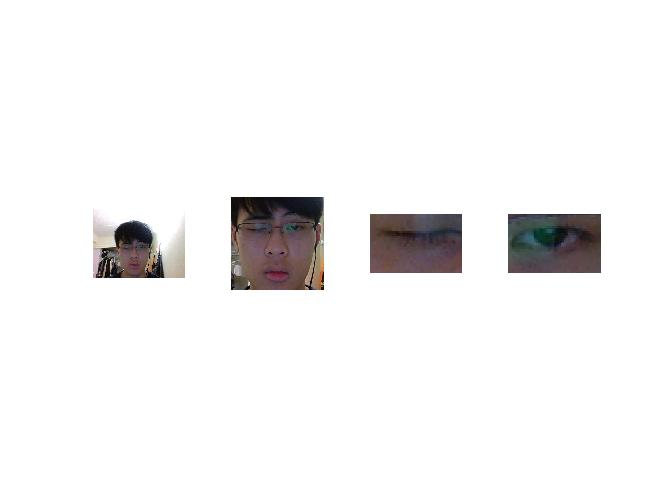
%> input picture Hack-The-North-2015/Others/1.jpg, 672 x 504 px
$ octave --eval "result = eyeDetection(imread('../../Others/1.jpg'));"   (GNU Octave 9; MATLAB toolbox functions it lacks are replaced by stand-ins)
%> lines starting %> are read from the running program, lines starting %| are printed output that depends on the picture; in (x1, y1, x2, y2) boxes, pixels count from 0 and x2, y2 are one past the last pixel; in counts of white or black regions, pixels touching at a corner belong together; the program's own positions count from 1
function [imout] = eyeDetection(imin)
    if isempty(imin)
        imout = 0;
    end
    if ~isempty(imin)
        A = rgb2gray(imin);
        A = imadjust(A);
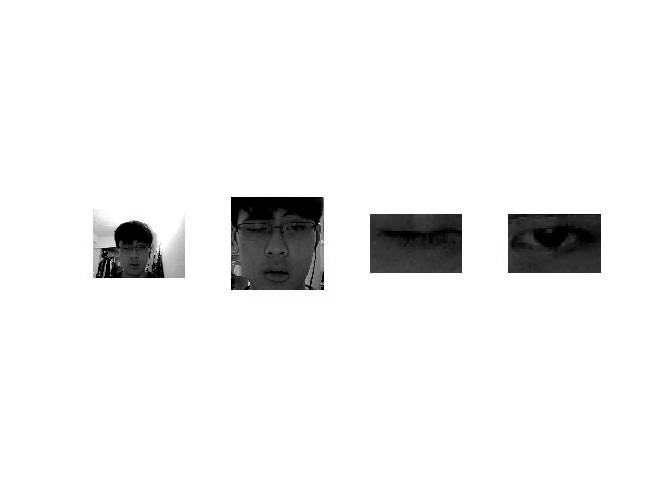
%> A: size 504x672 uint8; min 0, max 255, mean 240.6
        B = edge(A);
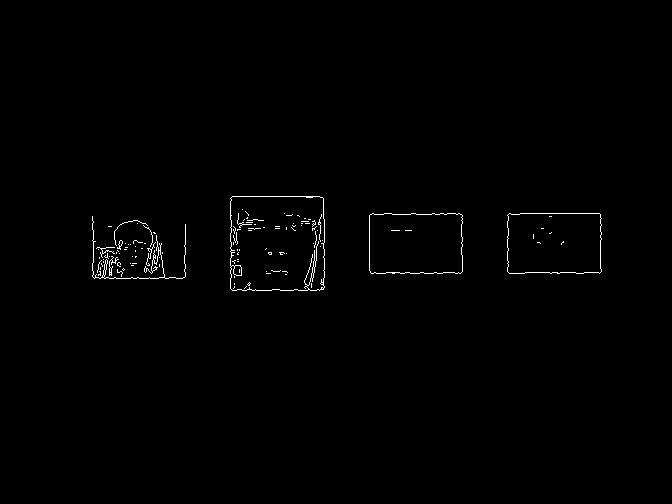
%> B: size 504x672 logical; 0.67% white in thin lines or dots, all inside (x1, y1, x2, y2) = (92, 196, 602, 291)
        C = bwareaopen(B,10);
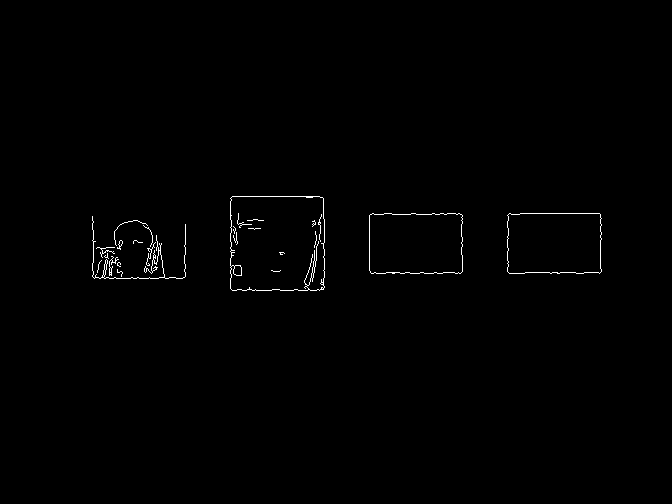
%> C: size 504x672 logical; 0.59% white in thin lines or dots, all inside (x1, y1, x2, y2) = (92, 196, 602, 291)
        imout = bwmorph(C,'dilate',2);
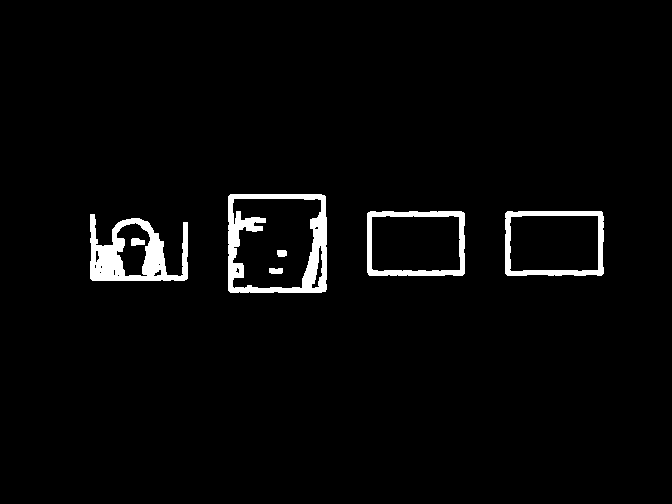
%> imout: size 504x672 logical; 3% white; 7 white regions, largest, box (x1, y1, x2, y2) and area: (228, 194, 327, 293) 3412, (90, 214, 188, 281) 3101, (367, 211, 465, 276) 1641
    end
end

$ run again, on Hack-The-North-2015/Others/2.jpg
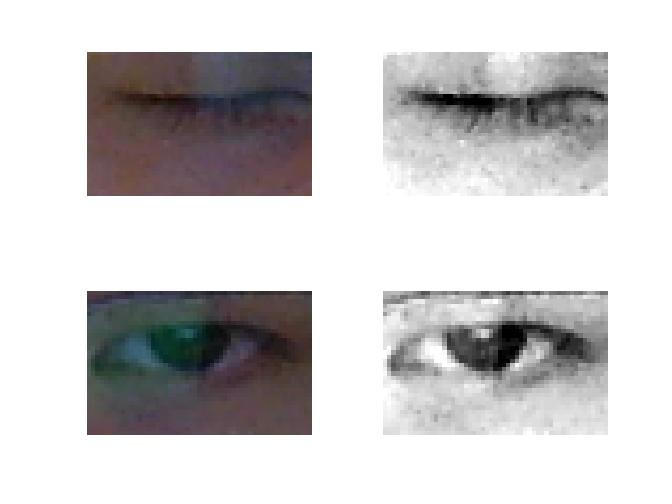
%> input picture Hack-The-North-2015/Others/2.jpg, 672 x 504 px
%> in eyeDetection, `B = edge(A);`:
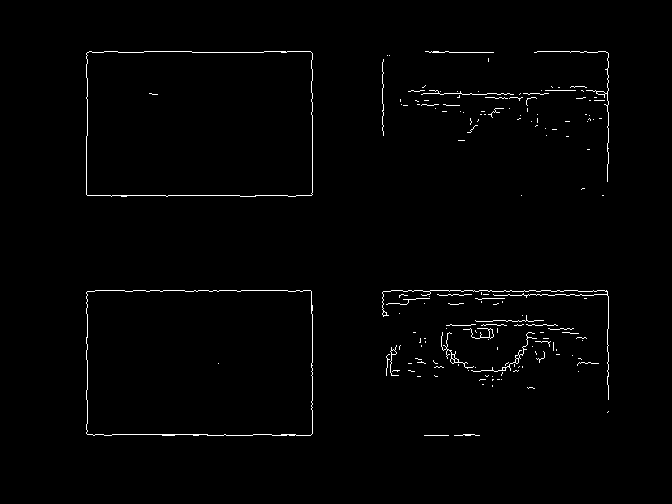
%> B: size 504x672 logical; 1.2% white in thin lines or dots, all inside (x1, y1, x2, y2) = (86, 51, 609, 436)
%> in eyeDetection, `imout = bwmorph(C,'dilate',2);`:
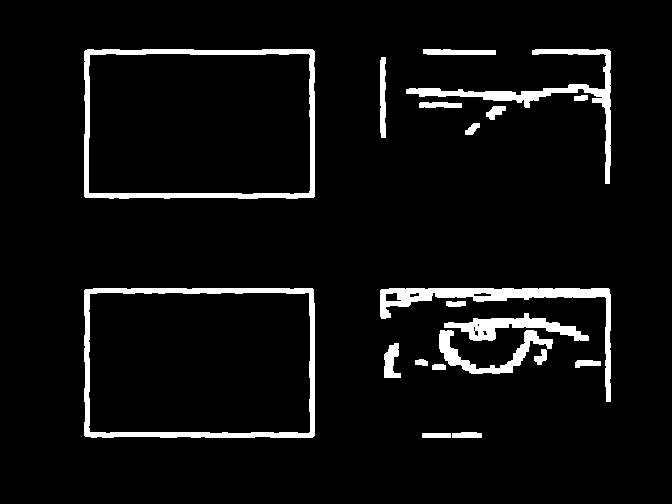
%> imout: size 504x672 logical; 5.7% white; 20 white regions, largest, box (x1, y1, x2, y2) and area: (84, 288, 315, 438) 3941, (84, 49, 315, 199) 3821, (380, 288, 611, 402) 3183
